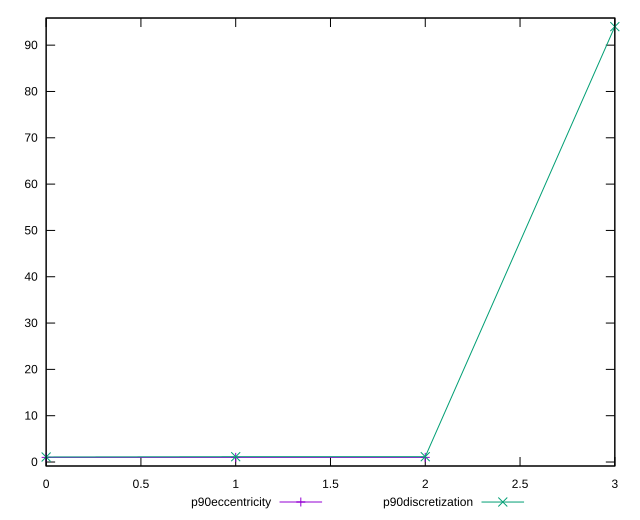

gnuplot code for this plot:
reset

$p90Eccentricity <<EOF
0 0.9999999999999997
1 1
2 1.0000000000000002
EOF

$p90Discretization <<EOF
0 1.0804597701149425
1 1.146341463414634
2 1.1481481481481481
3 94
EOF

set key outside below
set xrange [0:3]
set yrange [-0.8600000000000004:95.86]
set trange [-0.8600000000000004:95.86]
set terminal svg size 640, 520 enhanced background rgb 'white'
set output "reports/report_00027_2021-02-24T12-40-31.850Z/uses-rel-preload/progression/eccentricity.svg"

plot $p90Eccentricity title "p90eccentricity" with linespoints, \
     $p90Discretization title "p90discretization" with linespoints

reset
